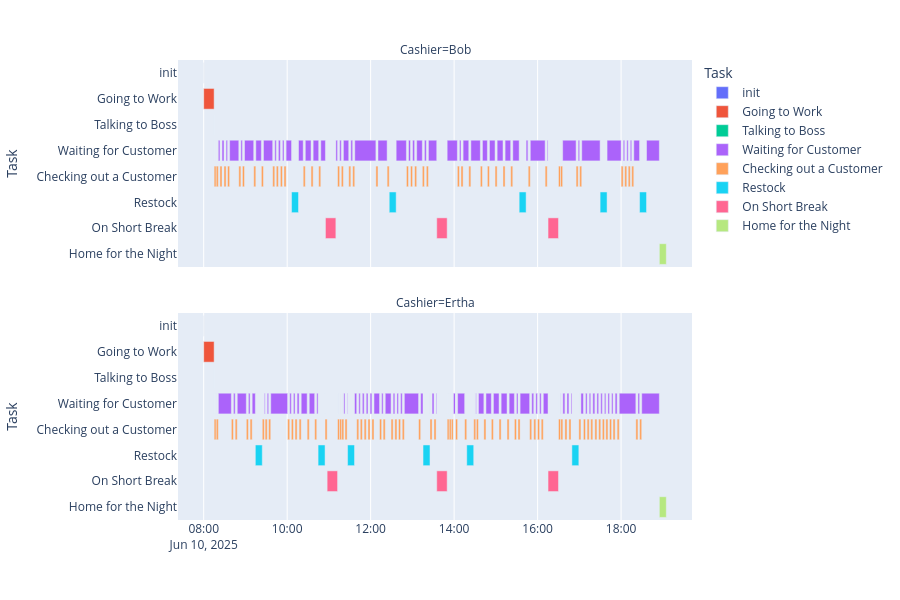

Write notebook code for a chart like this one.
### Code cell
fig = px.timeline(
    g, facet_col="Cashier", x_start="Start", x_end="Finish", y="Task", color="Task",
    facet_col_wrap=1, facet_row_spacing=0.1, height=600)
fig.show()

### Figure 1 — Plotly figure (JSON) as saved in the notebook; plotly's stock layout.template omitted (floating-point values rounded to 4 significant figures)
{"data": [{"base": ["2025-06-10T08:00:00.000000"], "hovertemplate": "Task=%{y}<br>Cashier=Bob<br>Start=%{base}<br>Finish=%{x}<extra></extra>", "legendgroup": "init", "marker": {"color": "#636efa", "pattern": {"shape": ""}}, "name": "init", "orientation": "h", "showlegend": true, "textposition": "auto", "type": "bar", "x": [0], "xaxis": "x2", "y": ["init"], "yaxis": "y2"}, {"base": ["2025-06-10T08:00:00.000000"], "hovertemplate": "Task=%{y}<br>Cashier=Ertha<br>Start=%{base}<br>Finish=%{x}<extra></extra>", "legendgroup": "init", "marker": {"color": "#636efa", "pattern": {"shape": ""}}, "name": "init", "orientation": "h", "showlegend": false, "textposition": "auto", "type": "bar", "x": [0], "xaxis": "x", "y": ["init"], "yaxis": "y"}, {"base": ["2025-06-10T08:00:00.000000"], "hovertemplate": "Task=%{y}<br>Cashier=Bob<br>Start=%{base}<br>Finish=%{x}<extra></extra>", "legendgroup": "Going to Work", "marker": {"color": "#EF553B", "pattern": {"shape": ""}}, "name": "Going to Work", "orientation": "h", "showlegend": true, "textposition": "auto", "type": "bar", "x": [900000], "xaxis": "x2", "y": ["Going to Work"], "yaxis": "y2"}, {"base": ["2025-06-10T08:00:00.000000"], "hovertemplate": "Task=%{y}<br>Cashier=Ertha<br>Start=%{base}<br>Finish=%{x}<extra></extra>", "legendgroup": "Going to Work", "marker": {"color": "#EF553B", "pattern": {"shape": ""}}, "name": "Going to Work", "orientation": "h", "showlegend": false, "textposition": "auto", "type": "bar", "x": [900000], "xaxis": "x", "y": ["Going to Work"], "yaxis": "y"}, {"base": ["2025-06-10T08:15:00.000000"], "hovertemplate": "Task=%{y}<br>Cashier=Bob<br>Start=%{base}<br>Finish=%{x}<extra></extra>", "legendgroup": "Talking to Boss", "marker": {"color": "#00cc96", "pattern": {"shape": ""}}, "name": "Talking to Boss", "orientation": "h", "showlegend": true, "textposition": "auto", "type": "bar", "x": [0], "xaxis": "x2", "y": ["Talking to Boss"], "yaxis": "y2"}, {"base": ["2025-06-10T08:15:00.000000"], "hovertemplate": "Task=%{y}<br>Cashier=Ertha<br>Start=%{base}<br>Finish=%{x}<extra></extra>", "legendgroup": "Talking to Boss", "marker": {"color": "#00cc96", "pattern": {"shape": ""}}, "name": "Talking to Boss", "orientation": "h", "showlegend": false, "textposition": "auto", "type": "bar", "x": [0], "xaxis": "x", "y": ["Talking to Boss"], "yaxis": "y"}, {"base": ["2025-06-10T08:15:00.000000", "2025-06-10T08:18:00.000000", "2025-06-10T08:21:00.000000", "2025-06-10T08:26:21.113050", "2025-06-10T08:32:10.983059", "2025-06-10T08:37:17.233599", "2025-06-10T08:53:27.160361", "2025-06-10T08:58:40.002059", "2025-06-10T09:14:55.209557", "2025-06-10T09:25:54.162054", "2025-06-10T09:42:10.517836", "2025-06-10T09:47:21.592621", "2025-06-10T09:53:12.480973", "2025-06-10T09:58:27.386290", "2025-06-10T10:16:17.522062", "2025-06-10T10:26:02.519500", "2025-06-10T10:37:19.454807", "2025-06-10T10:48:18.809961", "2025-06-10T11:10:00.000000", "2025-06-10T11:15:25.667395", "2025-06-10T11:20:48.971429", "2025-06-10T11:31:29.994060", "2025-06-10T11:37:09.590443", "2025-06-10T12:10:32.124562", "2025-06-10T12:36:41.066815", "2025-06-10T12:54:24.657250", "2025-06-10T13:00:16.557640", "2025-06-10T13:06:12.007957", "2025-06-10T13:17:17.478540", "2025-06-10T13:23:02.033541", "2025-06-10T13:50:00.000000", "2025-06-10T14:07:38.608832", "2025-06-10T14:12:53.478704", "2025-06-10T14:24:04.001985", "2025-06-10T14:40:40.959311", "2025-06-10T14:50:47.555627", "2025-06-10T15:01:50.067189", "2025-06-10T15:13:15.042881", "2025-06-10T15:24:18.967353", "2025-06-10T15:43:29.156602", "2025-06-10T15:46:29.156602", "2025-06-10T15:49:29.156602", "2025-06-10T16:13:49.281721", "2025-06-10T16:30:00.000000", "2025-06-10T16:33:00.000000", "2025-06-10T16:36:00.000000", "2025-06-10T16:58:19.404178", "2025-06-10T17:03:26.515268", "2025-06-10T17:39:51.628476", "2025-06-10T18:03:05.132706", "2025-06-10T18:08:12.540008", "2025-06-10T18:13:14.451198", "2025-06-10T18:18:16.314892", "2025-06-10T18:36:34.441332"], "hovertemplate": "Task=%{y}<br>Cashier=Bob<br>Start=%{base}<br>Finish=%{x}<extra></extra>", "legendgroup": "Waiting for Customer", "marker": {"color": "#ab63fa", "pattern": {"shape": ""}}, "name": "Waiting for Customer", "orientation": "h", "showlegend": true, "textposition": "auto", "type": "bar", "x": [0, 0, 141113, 169870, 126250, 789926, 132841, 795207, 478952, 796355, 131074, 170888, 134905, 470135, 404997, 496935, 479355, 401190, 145667, 143304, 461022, 159596, 1822534, 788942, 883590, 171900, 175450, 485470, 164555, 717966, 878608, 134869, 490523, 816957, 426596, 482511, 504975, 483924, 550189, 180000, 0, 1280125, 70718, 0, 0, 1159404, 127111, 1585113, 1213504, 127407, 121911, 121863, 498126, 1105558], "xaxis": "x2", "y": ["Waiting for Customer", "Waiting for Customer", "Waiting for Customer", "Waiting for Customer", "Waiting for Customer", "Waiting for Customer", "Waiting for Customer", "Waiting for Customer", "Waiting for Customer", "Waiting for Customer", "Waiting for Customer", "Waiting for Customer", "Waiting for Customer", "Waiting for Customer", "Waiting for Customer", "Waiting for Customer", "Waiting for Customer", "Waiting for Customer", "Waiting for Customer", "Waiting for Customer", "Waiting for Customer", "Waiting for Customer", "Waiting for Customer", "Waiting for Customer", "Waiting for Customer", "Waiting for Customer", "Waiting for Customer", "Waiting for Customer", "Waiting for Customer", "Waiting for Customer", "Waiting for Customer", "Waiting for Customer", "Waiting for Customer", "Waiting for Customer", "Waiting for Customer", "Waiting for Customer", "Waiting for Customer", "Waiting for Customer", "Waiting for Customer", "Waiting for Customer", "Waiting for Customer", "Waiting for Customer", "Waiting for Customer", "Waiting for Customer", "Waiting for Customer", "Waiting for Customer", "Waiting for Customer", "Waiting for Customer", "Waiting for Customer", "Waiting for Customer", "Waiting for Customer", "Waiting for Customer", "Waiting for Customer", "Waiting for Customer"], "yaxis": "y2"}, {"base": ["2025-06-10T08:15:00.000000", "2025-06-10T08:18:00.000000", "2025-06-10T08:21:03.006576", "2025-06-10T08:42:45.628786", "2025-06-10T08:48:13.932148", "2025-06-10T09:04:16.374917", "2025-06-10T09:09:40.781016", "2025-06-10T09:24:12.975324", "2025-06-10T09:27:12.975324", "2025-06-10T09:31:18.662959", "2025-06-10T09:36:21.957437", "2025-06-10T10:03:40.350971", "2025-06-10T10:08:59.390013", "2025-06-10T10:14:17.946317", "2025-06-10T10:20:08.901404", "2025-06-10T10:31:44.408617", "2025-06-10T10:42:31.896839", "2025-06-10T10:54:26.693364", "2025-06-10T11:12:26.693364", "2025-06-10T11:15:26.693364", "2025-06-10T11:18:26.693364", "2025-06-10T11:21:26.693364", "2025-06-10T11:26:10.175584", "2025-06-10T11:36:49.691798", "2025-06-10T11:42:58.369551", "2025-06-10T11:48:03.403559", "2025-06-10T11:53:37.823296", "2025-06-10T11:59:12.061289", "2025-06-10T12:04:48.120634", "2025-06-10T12:15:48.229051", "2025-06-10T12:20:58.235087", "2025-06-10T12:32:20.127650", "2025-06-10T12:37:48.033586", "2025-06-10T12:43:00.788562", "2025-06-10T12:48:25.238994", "2025-06-10T13:11:55.041790", "2025-06-10T13:25:17.418478", "2025-06-10T13:28:18.273924", "2025-06-10T13:34:02.902001", "2025-06-10T13:50:00.000000", "2025-06-10T13:53:00.000000", "2025-06-10T13:56:00.000000", "2025-06-10T13:59:00.000000", "2025-06-10T14:02:00.000000", "2025-06-10T14:05:00.000000", "2025-06-10T14:28:09.340038", "2025-06-10T14:31:09.340038", "2025-06-10T14:34:57.747974", "2025-06-10T14:45:45.376842", "2025-06-10T14:56:28.683411", "2025-06-10T15:07:34.672608", "2025-06-10T15:19:04.523346", "2025-06-10T15:29:37.479572", "2025-06-10T15:34:49.601435", "2025-06-10T15:51:34.119572", "2025-06-10T15:57:27.906898", "2025-06-10T16:02:51.187830", "2025-06-10T16:08:10.306097", "2025-06-10T16:30:00.000000", "2025-06-10T16:33:00.000000", "2025-06-10T16:36:17.857655", "2025-06-10T16:42:13.106855", "2025-06-10T16:48:00.599939", "2025-06-10T16:59:16.625792", "2025-06-10T17:02:16.625792", "2025-06-10T17:08:50.844633", "2025-06-10T17:14:10.182770", "2025-06-10T17:19:22.611776", "2025-06-10T17:25:16.997016", "2025-06-10T17:30:48.013114", "2025-06-10T17:36:02.402920", "2025-06-10T17:41:07.178884", "2025-06-10T17:46:22.609437", "2025-06-10T17:51:26.729600", "2025-06-10T17:57:19.369164", "2025-06-10T18:24:14.427299", "2025-06-10T18:29:39.905016"], "hovertemplate": "Task=%{y}<br>Cashier=Ertha<br>Start=%{base}<br>Finish=%{x}<extra></extra>", "legendgroup": "Waiting for Customer", "marker": {"color": "#ab63fa", "pattern": {"shape": ""}}, "name": "Waiting for Customer", "orientation": "h", "showlegend": false, "textposition": "auto", "type": "bar", "x": [0, 3006, 1122622, 148303, 782442, 144406, 272194, 0, 65687, 123294, 1458393, 139039, 138556, 170955, 515507, 467488, 114796, 0, 0, 0, 0, 103482, 39516, 188677, 125034, 154419, 154237, 156059, 480108, 130006, 501892, 147905, 132754, 144450, 1229802, 202376, 855, 164628, 57097, 0, 0, 0, 180000, 0, 609340, 0, 48407, 467628, 463306, 485989, 509850, 452956, 132121, 824518, 173787, 143280, 139118, 409693, 0, 17857, 175249, 167493, 76025, 0, 214218, 139338, 132429, 174385, 151016, 134389, 124775, 135430, 124120, 172639, 1435058, 145477, 1520094], "xaxis": "x", "y": ["Waiting for Customer", "Waiting for Customer", "Waiting for Customer", "Waiting for Customer", "Waiting for Customer", "Waiting for Customer", "Waiting for Customer", "Waiting for Customer", "Waiting for Customer", "Waiting for Customer", "Waiting for Customer", "Waiting for Customer", "Waiting for Customer", "Waiting for Customer", "Waiting for Customer", "Waiting for Customer", "Waiting for Customer", "Waiting for Customer", "Waiting for Customer", "Waiting for Customer", "Waiting for Customer", "Waiting for Customer", "Waiting for Customer", "Waiting for Customer", "Waiting for Customer", "Waiting for Customer", "Waiting for Customer", "Waiting for Customer", "Waiting for Customer", "Waiting for Customer", "Waiting for Customer", "Waiting for Customer", "Waiting for Customer", "Waiting for Customer", "Waiting for Customer", "Waiting for Customer", "Waiting for Customer", "Waiting for Customer", "Waiting for Customer", "Waiting for Customer", "Waiting for Customer", "Waiting for Customer", "Waiting for Customer", "Waiting for Customer", "Waiting for Customer", "Waiting for Customer", "Waiting for Customer", "Waiting for Customer", "Waiting for Customer", "Waiting for Customer", "Waiting for Customer", "Waiting for Customer", "Waiting for Customer", "Waiting for Customer", "Waiting for Customer", "Waiting for Customer", "Waiting for Customer", "Waiting for Customer", "Waiting for Customer", "Waiting for Customer", "Waiting for Customer", "Waiting for Customer", "Waiting for Customer", "Waiting for Customer", "Waiting for Customer", "Waiting for Customer", "Waiting for Customer", "Waiting for Customer", "Waiting for Customer", "Waiting for Customer", "Waiting for Customer", "Waiting for Customer", "Waiting for Customer", "Waiting for Customer", "Waiting for Customer", "Waiting for Customer", "Waiting for Customer"], "yaxis": "y"}, {"base": ["2025-06-10T08:15:00.000000", "2025-06-10T08:18:00.000000", "2025-06-10T08:23:21.113050", "2025-06-10T08:29:10.983059", "2025-06-10T08:34:17.233599", "2025-06-10T08:50:27.160361", "2025-06-10T08:55:40.002059", "2025-06-10T09:11:55.209557", "2025-06-10T09:22:54.162054", "2025-06-10T09:39:10.517836", "2025-06-10T09:44:21.592621", "2025-06-10T09:50:12.480973", "2025-06-10T09:55:27.386290", "2025-06-10T10:23:02.519500", "2025-06-10T10:34:19.454807", "2025-06-10T10:45:18.809961", "2025-06-10T11:12:25.667395", "2025-06-10T11:17:48.971429", "2025-06-10T11:28:29.994060", "2025-06-10T11:34:09.590443", "2025-06-10T12:07:32.124562", "2025-06-10T12:23:41.066815", "2025-06-10T12:51:24.657250", "2025-06-10T12:57:16.557640", "2025-06-10T13:03:12.007957", "2025-06-10T13:14:17.478540", "2025-06-10T13:20:02.033541", "2025-06-10T14:04:38.608832", "2025-06-10T14:09:53.478704", "2025-06-10T14:21:04.001985", "2025-06-10T14:37:40.959311", "2025-06-10T14:47:47.555627", "2025-06-10T14:58:50.067189", "2025-06-10T15:10:15.042881", "2025-06-10T15:21:18.967353", "2025-06-10T15:43:29.156602", "2025-06-10T15:46:29.156602", "2025-06-10T16:10:49.281721", "2025-06-10T16:30:00.000000", "2025-06-10T16:33:00.000000", "2025-06-10T16:55:19.404178", "2025-06-10T17:00:26.515268", "2025-06-10T18:00:05.132706", "2025-06-10T18:05:12.540008", "2025-06-10T18:10:14.451198", "2025-06-10T18:15:16.314892"], "hovertemplate": "Task=%{y}<br>Cashier=Bob<br>Start=%{base}<br>Finish=%{x}<extra></extra>", "legendgroup": "Checking out a Customer", "marker": {"color": "#FFA15A", "pattern": {"shape": ""}}, "name": "Checking out a Customer", "orientation": "h", "showlegend": true, "textposition": "auto", "type": "bar", "x": [180000, 180000, 180000, 180000, 180000, 180000, 180000, 180000, 180000, 180000, 180000, 180000, 180000, 180000, 180000, 180000, 180000, 180000, 180000, 180000, 180000, 180000, 180000, 180000, 180000, 180000, 180000, 180000, 180000, 180000, 180000, 180000, 180000, 180000, 180000, 0, 180000, 180000, 180000, 180000, 180000, 180000, 180000, 180000, 180000, 180000], "xaxis": "x2", "y": ["Checking out a Customer", "Checking out a Customer", "Checking out a Customer", "Checking out a Customer", "Checking out a Customer", "Checking out a Customer", "Checking out a Customer", "Checking out a Customer", "Checking out a Customer", "Checking out a Customer", "Checking out a Customer", "Checking out a Customer", "Checking out a Customer", "Checking out a Customer", "Checking out a Customer", "Checking out a Customer", "Checking out a Customer", "Checking out a Customer", "Checking out a Customer", "Checking out a Customer", "Checking out a Customer", "Checking out a Customer", "Checking out a Customer", "Checking out a Customer", "Checking out a Customer", "Checking out a Customer", "Checking out a Customer", "Checking out a Customer", "Checking out a Customer", "Checking out a Customer", "Checking out a Customer", "Checking out a Customer", "Checking out a Customer", "Checking out a Customer", "Checking out a Customer", "Checking out a Customer", "Checking out a Customer", "Checking out a Customer", "Checking out a Customer", "Checking out a Customer", "Checking out a Customer", "Checking out a Customer", "Checking out a Customer", "Checking out a Customer", "Checking out a Customer", "Checking out a Customer"], "yaxis": "y2"}, {"base": ["2025-06-10T08:15:00.000000", "2025-06-10T08:18:03.006576", "2025-06-10T08:39:45.628786", "2025-06-10T08:45:13.932148", "2025-06-10T09:01:16.374917", "2025-06-10T09:06:40.781016", "2025-06-10T09:24:12.975324", "2025-06-10T09:28:18.662959", "2025-06-10T09:33:21.957437", "2025-06-10T10:00:40.350971", "2025-06-10T10:05:59.390013", "2025-06-10T10:11:17.946317", "2025-06-10T10:17:08.901404", "2025-06-10T10:28:44.408617", "2025-06-10T10:39:31.896839", "2025-06-10T10:54:26.693364", "2025-06-10T11:12:26.693364", "2025-06-10T11:15:26.693364", "2025-06-10T11:18:26.693364", "2025-06-10T11:23:10.175584", "2025-06-10T11:39:58.369551", "2025-06-10T11:45:03.403559", "2025-06-10T11:50:37.823296", "2025-06-10T11:56:12.061289", "2025-06-10T12:01:48.120634", "2025-06-10T12:12:48.229051", "2025-06-10T12:17:58.235087", "2025-06-10T12:29:20.127650", "2025-06-10T12:34:48.033586", "2025-06-10T12:40:00.788562", "2025-06-10T12:45:25.238994", "2025-06-10T13:08:55.041790", "2025-06-10T13:25:18.273924", "2025-06-10T13:31:02.902001", "2025-06-10T13:50:00.000000", "2025-06-10T13:53:00.000000", "2025-06-10T13:56:00.000000", "2025-06-10T13:59:00.000000", "2025-06-10T14:02:00.000000", "2025-06-10T14:15:09.340038", "2025-06-10T14:28:09.340038", "2025-06-10T14:31:57.747974", "2025-06-10T14:42:45.376842", "2025-06-10T14:53:28.683411", "2025-06-10T15:04:34.672608", "2025-06-10T15:16:04.523346", "2025-06-10T15:26:37.479572", "2025-06-10T15:31:49.601435", "2025-06-10T15:48:34.119572", "2025-06-10T15:54:27.906898", "2025-06-10T15:59:51.187830", "2025-06-10T16:05:10.306097", "2025-06-10T16:30:00.000000", "2025-06-10T16:33:17.857655", "2025-06-10T16:39:13.106855", "2025-06-10T16:45:00.599939", "2025-06-10T16:59:16.625792", "2025-06-10T17:05:50.844633", "2025-06-10T17:11:10.182770", "2025-06-10T17:16:22.611776", "2025-06-10T17:22:16.997016", "2025-06-10T17:27:48.013114", "2025-06-10T17:33:02.402920", "2025-06-10T17:38:07.178884", "2025-06-10T17:43:22.609437", "2025-06-10T17:48:26.729600", "2025-06-10T17:54:19.369164", "2025-06-10T18:21:14.427299", "2025-06-10T18:26:39.905016"], "hovertemplate": "Task=%{y}<br>Cashier=Ertha<br>Start=%{base}<br>Finish=%{x}<extra></extra>", "legendgroup": "Checking out a Customer", "marker": {"color": "#FFA15A", "pattern": {"shape": ""}}, "name": "Checking out a Customer", "orientation": "h", "showlegend": false, "textposition": "auto", "type": "bar", "x": [180000, 180000, 180000, 180000, 180000, 180000, 180000, 180000, 180000, 180000, 180000, 180000, 180000, 180000, 180000, 180000, 180000, 180000, 180000, 180000, 180000, 180000, 180000, 180000, 180000, 180000, 180000, 180000, 180000, 180000, 180000, 180000, 180000, 180000, 180000, 180000, 180000, 0, 180000, 180000, 180000, 180000, 180000, 180000, 180000, 180000, 180000, 180000, 180000, 180000, 180000, 180000, 180000, 180000, 180000, 180000, 180000, 180000, 180000, 180000, 180000, 180000, 180000, 180000, 180000, 180000, 180000, 180000, 180000], "xaxis": "x", "y": ["Checking out a Customer", "Checking out a Customer", "Checking out a Customer", "Checking out a Customer", "Checking out a Customer", "Checking out a Customer", "Checking out a Customer", "Checking out a Customer", "Checking out a Customer", "Checking out a Customer", "Checking out a Customer", "Checking out a Customer", "Checking out a Customer", "Checking out a Customer", "Checking out a Customer", "Checking out a Customer", "Checking out a Customer", "Checking out a Customer", "Checking out a Customer", "Checking out a Customer", "Checking out a Customer", "Checking out a Customer", "Checking out a Customer", "Checking out a Customer", "Checking out a Customer", "Checking out a Customer", "Checking out a Customer", "Checking out a Customer", "Checking out a Customer", "Checking out a Customer", "Checking out a Customer", "Checking out a Customer", "Checking out a Customer", "Checking out a Customer", "Checking out a Customer", "Checking out a Customer", "Checking out a Customer", "Checking out a Customer", "Checking out a Customer", "Checking out a Customer", "Checking out a Customer", "Checking out a Customer", "Checking out a Customer", "Checking out a Customer", "Checking out a Customer", "Checking out a Customer", "Checking out a Customer", "Checking out a Customer", "Checking out a Customer", "Checking out a Customer", "Checking out a Customer", "Checking out a Customer", "Checking out a Customer", "Checking out a Customer", "Checking out a Customer", "Checking out a Customer", "Checking out a Customer", "Checking out a Customer", "Checking out a Customer", "Checking out a Customer", "Checking out a Customer", "Checking out a Customer", "Checking out a Customer", "Checking out a Customer", "Checking out a Customer", "Checking out a Customer", "Checking out a Customer", "Checking out a Customer", "Checking out a Customer"], "yaxis": "y"}, {"base": ["2025-06-10T10:06:17.522062", "2025-06-10T12:26:41.066815", "2025-06-10T15:33:29.156602", "2025-06-10T17:29:51.628476", "2025-06-10T18:26:34.441332"], "hovertemplate": "Task=%{y}<br>Cashier=Bob<br>Start=%{base}<br>Finish=%{x}<extra></extra>", "legendgroup": "Restock", "marker": {"color": "#19d3f3", "pattern": {"shape": ""}}, "name": "Restock", "orientation": "h", "showlegend": true, "textposition": "auto", "type": "bar", "x": [600000, 600000, 600000, 600000, 600000], "xaxis": "x2", "y": ["Restock", "Restock", "Restock", "Restock", "Restock"], "yaxis": "y2"}, {"base": ["2025-06-10T09:14:12.975324", "2025-06-10T10:44:26.693364", "2025-06-10T11:26:49.691798", "2025-06-10T13:15:17.418478", "2025-06-10T14:18:09.340038", "2025-06-10T16:49:16.625792"], "hovertemplate": "Task=%{y}<br>Cashier=Ertha<br>Start=%{base}<br>Finish=%{x}<extra></extra>", "legendgroup": "Restock", "marker": {"color": "#19d3f3", "pattern": {"shape": ""}}, "name": "Restock", "orientation": "h", "showlegend": false, "textposition": "auto", "type": "bar", "x": [600000, 600000, 600000, 600000, 600000, 600000], "xaxis": "x", "y": ["Restock", "Restock", "Restock", "Restock", "Restock", "Restock"], "yaxis": "y"}, {"base": ["2025-06-10T10:55:00.000000", "2025-06-10T13:35:00.000000", "2025-06-10T16:15:00.000000"], "hovertemplate": "Task=%{y}<br>Cashier=Bob<br>Start=%{base}<br>Finish=%{x}<extra></extra>", "legendgroup": "On Short Break", "marker": {"color": "#FF6692", "pattern": {"shape": ""}}, "name": "On Short Break", "orientation": "h", "showlegend": true, "textposition": "auto", "type": "bar", "x": [900000, 900000, 900000], "xaxis": "x2", "y": ["On Short Break", "On Short Break", "On Short Break"], "yaxis": "y2"}, {"base": ["2025-06-10T10:57:26.693364", "2025-06-10T13:35:00.000000", "2025-06-10T16:15:00.000000"], "hovertemplate": "Task=%{y}<br>Cashier=Ertha<br>Start=%{base}<br>Finish=%{x}<extra></extra>", "legendgroup": "On Short Break", "marker": {"color": "#FF6692", "pattern": {"shape": ""}}, "name": "On Short Break", "orientation": "h", "showlegend": false, "textposition": "auto", "type": "bar", "x": [900000, 900000, 900000], "xaxis": "x", "y": ["On Short Break", "On Short Break", "On Short Break"], "yaxis": "y"}, {"base": ["2025-06-10T18:55:00.000000"], "hovertemplate": "Task=%{y}<br>Cashier=Bob<br>Start=%{base}<br>Finish=%{x}<extra></extra>", "legendgroup": "Home for the Night", "marker": {"color": "#B6E880", "pattern": {"shape": ""}}, "name": "Home for the Night", "orientation": "h", "showlegend": true, "textposition": "auto", "type": "bar", "x": [600000], "xaxis": "x2", "y": ["Home for the Night"], "yaxis": "y2"}, {"base": ["2025-06-10T18:55:00.000000"], "hovertemplate": "Task=%{y}<br>Cashier=Ertha<br>Start=%{base}<br>Finish=%{x}<extra></extra>", "legendgroup": "Home for the Night", "marker": {"color": "#B6E880", "pattern": {"shape": ""}}, "name": "Home for the Night", "orientation": "h", "showlegend": false, "textposition": "auto", "type": "bar", "x": [600000], "xaxis": "x", "y": ["Home for the Night"], "yaxis": "y"}], "layout": {"annotations": [{"font": {}, "showarrow": false, "text": "Cashier=Ertha", "x": 0.5, "xanchor": "center", "xref": "paper", "y": 0.45, "yanchor": "bottom", "yref": "paper"}, {"font": {}, "showarrow": false, "text": "Cashier=Bob", "x": 0.5, "xanchor": "center", "xref": "paper", "y": 1, "yanchor": "bottom", "yref": "paper"}], "barmode": "overlay", "height": 600, "legend": {"title": {"text": "Task"}, "tracegroupgap": 0}, "margin": {"t": 60}, "xaxis": {"anchor": "y", "domain": [0, 1], "type": "date"}, "xaxis2": {"anchor": "y2", "domain": [0, 1], "matches": "x", "showticklabels": false, "type": "date"}, "yaxis": {"anchor": "x", "categoryarray": ["Home for the Night", "On Short Break", "Restock", "Checking out a Customer", "Waiting for Customer", "Talking to Boss", "Going to Work", "init"], "categoryorder": "array", "domain": [0, 0.45], "title": {"text": "Task"}}, "yaxis2": {"anchor": "x2", "categoryarray": ["Home for the Night", "On Short Break", "Restock", "Checking out a Customer", "Waiting for Customer", "Talking to Boss", "Going to Work", "init"], "categoryorder": "array", "domain": [0.55, 1], "matches": "y", "title": {"text": "Task"}}}}
